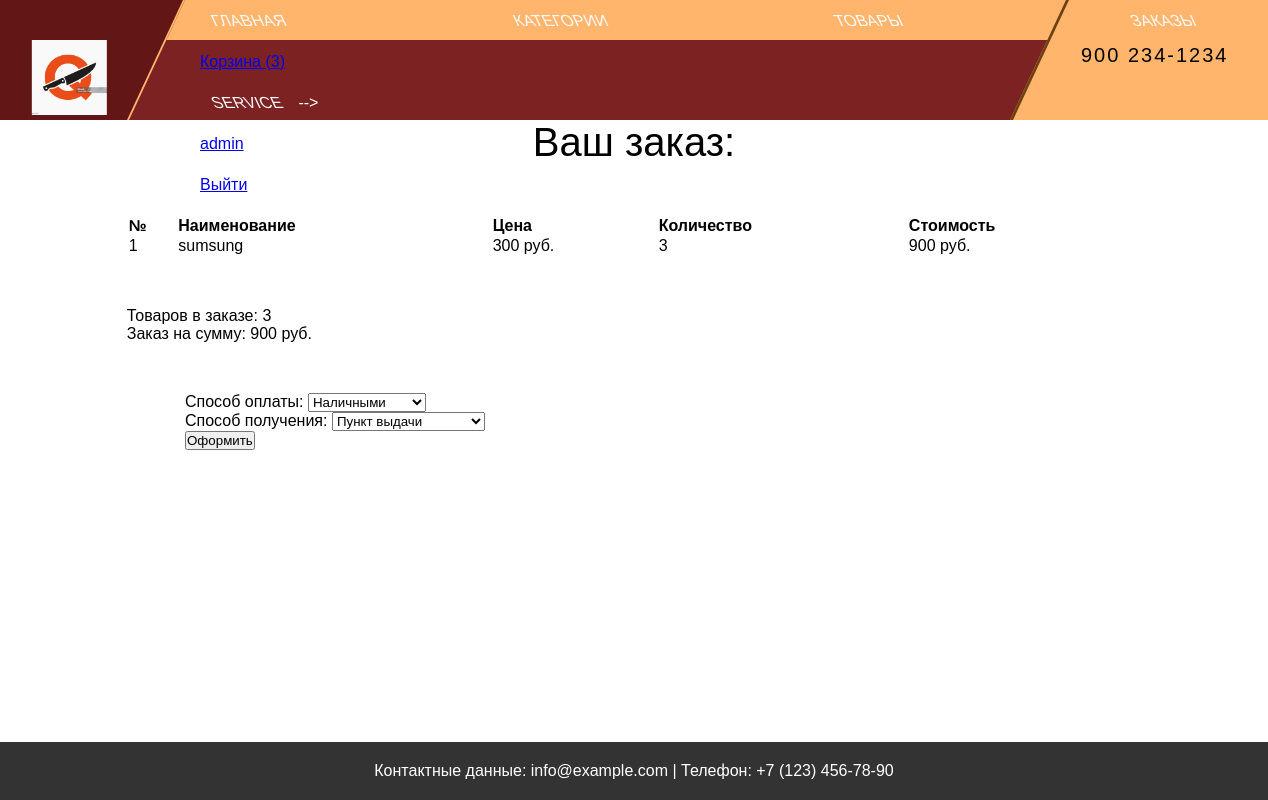
Screenshot of /orders/new/ (signed in) with the database file from the repository.
### users/models.py (models this page shows)
class CustomUser(AbstractUser):
    phone = models.CharField(max_length=20, verbose_name="Телефон")
    city = models.CharField(max_length=100, verbose_name="Город")
    image = models.ImageField(upload_to="users/", null=True, verbose_name='Изображение')

### shop/models.py (models this page shows, shortened)
class Product(models.Model):
    category = models.ForeignKey(Category,
                                 related_name='products',
                                 on_delete=models.CASCADE)
    name = models.CharField(max_length=200,
                            verbose_name='Название')
    description = models.TextField(blank=True)
    slug = models.SlugField(max_length=200)
    image = models.ImageField(upload_to='products/%Y/%m/%d',
                              blank=True)
    price = models.DecimalField(max_digits=10,
                                decimal_places=2)
    available = models.BooleanField(default=True)
    created = models.DateTimeField(auto_now_add=True)
    updated = models.DateTimeField(auto_now=True)
    class Meta:
        ordering = ['name']
        indexes = [
            models.Index(fields=['id', 'slug']),
            models.Index(fields=['name']),
            models.Index(fields=['-created']),
        ]
        verbose_name = 'Товар'
        verbose_name_plural = 'Товары'

### orders/models.py (models this page shows, shortened)
class Order(models.Model):
    number = models.CharField(primary_key=True, unique=True, max_length=256, editable=False)
    user = models.ForeignKey(User, on_delete=models.CASCADE, editable=False, null=True)
    cart = models.OneToOneField(CartUser, on_delete=models.SET_NULL, editable=False, null=True)
    status = models.CharField(max_length=50, default='в обработке', editable=False)
    payment = models.CharField(max_length=50, default='картой', choices=PAYMENT_CHOISES)
    delivery = models.CharField(max_length=50, default='самовывоз из магазина', choices=DELIVERY_CHOISES)
    address = models.TextField(null=True)
    created_at = models.DateTimeField(auto_now_add=True, editable=False)
    name = models.CharField(max_length=50, null=True)
    last_name = models.CharField(max_length=50, null=True)
    email = models.EmailField(null=True)
    phone = models.CharField(max_length=20, null=True)

### orders/views.py (the view, shortened to what this page needs)
# urls.py: path('new/', new_order, name='new_order'),
def new_order(request):
    cart = ProductCartUser(request)
    if request.method == "GET":
        order_form = OrderForm()
        return render(request, template_name='orders/order_add.html', context={"form": order_form, "cart": cart})

### orders/forms.py
class QuickOrderForm(forms.Form):
    name = forms.CharField(max_length=50, label="Имя")
    last_name = forms.CharField(max_length=50, label="Фамилия")
    email = forms.EmailField(label="Эл.почта")
    phone = forms.CharField(max_length=20, label="Телефон")
    payment = forms.ChoiceField(choices=PAYMENT_CHOISES, label="Способ оплаты")
    delivery = forms.ChoiceField(choices=DELIVERY_CHOISES, label="Способ получения")

class OrderForm(forms.ModelForm):
    payment = forms.ChoiceField(choices=PAYMENT_CHOISES, label="Способ оплаты")
    delivery = forms.ChoiceField(choices=DELIVERY_CHOISES, label="Способ получения")
    class Meta:
        model = Order
        exclude = ('name', 'last_name', 'email', 'phone', 'address')

### cart/context_processors.py (called while the page is built)
def cart(request):
    if request.user.id:
        return {'cart': ProductCartUser(request)}
    return {'cart': Cart(request)}

### cart/views.py (called while the page is built)
    def __iter__(self):
        product_ids = self.cart.keys()
        products = Product.objects.filter(id__in=product_ids)
        cart = self.cart.copy()
        for product in products:
            cart[str(product.id)]['product'] = product
        for item in cart.values():
            item['price'] = Decimal(item['price'])
            item['total_price'] = item['price'] * item['quantity']
            yield item

    def get_total_price(self):
        return sum(Decimal(item['price']) * item['quantity'] for item in self.cart.values())

    def __len__(self):
        return sum(item['quantity'] for item in self.cart.values())

### orders/context_processors.py (called while the page is built)
def quick_order_form(request):
    return {'quick_order_form': QuickOrderForm()}

### orders/templates/orders/order_add.html (shortened to what this page needs)
{% extends 'base.html' %}
{% load static %}
{% block content %}
<div style="text-align: center;margin-bottom: 50px;font-size:40px">
Ваш заказ:
</div>
<table class="cart-table" style="width:80%; text-align:justify; margin:0 auto;">
    <thead>
    <tr>
        <th>№</th>
        <th>Наименование</th>
        <th>Цена</th>
        <th>Количество</th>
        <th>Стоимость</th>
    </tr>
    </thead>
    {% for item in cart %}
            {% with product=item.product %}
            <tr>
                <td>
                    {{ forloop.counter }}
                </td>
                <td>
                    {{ product.name }}
                </td>
                <td>
                    <span id="productPrice">{{ product.price|floatformat:0 }}</span> руб.
                </td>
                <td>
                    {{ item.quantity }}
                </td>
                <td>
                    <span id="itemPrice">{{ item.total_price|floatformat:0 }}</span>  руб.
                </td>
            </tr>
    {% endwith %}
    {% endfor %}
</table>
<div style="width:80%; text-align:justify; margin:0 auto; padding-top:50px">
    <div>Товаров в заказе: <span id="cartLength">{{ cart|length }}</span></div>
    <div>Заказ на сумму: <span id="totalPriceCart">{{ cart.get_total_price|floatformat:0 }}</span>  руб.</div>
</div>
<div style="margin-left: 185px;margin-top: 50px;">
    <form action="{% url 'new_order' %}" method="post">
        {{form.as_p}}
        <button type="submit">Оформить</button>
    </form>
</div>
{% endblock content %}

### templates/base.html (shortened to what this page needs)
{% load static %}
<!DOCTYPE html>
<html lang="ru">
<head>
    <link rel="stylesheet" href="{% static 'css/styles.css' %}">
</head>
<body>
<header>
    <div role="navigation">
      <div class="">
        <div class="brand-logo">
          <a href=""><img src="/static/img/knife2.jpeg" /></a>
        </div>
        <div class="brand-phone">
          <a href="#">900 234-1234</a>
        </div>
        <div class="text-center">
          <nav class="top-bar-wrap">
            <ul class="top-bar">
              <li class="nav-item">
                <a href="{% url 'index' %}"" class="nav-link"><span class="inner-link">Главная</span></a>
              </li>
              <li class="nav-item">
                <a href="{% url 'categories' %}" class="nav-link"><span class="inner-link">Категории</span></a>
              </li>
              <li class="nav-item">
                <a href="{% url 'products' %}" class="nav-link"><span class="inner-link">Товары</span></a>
              </li>
              <li class="nav-item">
                <a href="{% url 'orders' %}" class="nav-link"><span class="inner-link">Заказы</span></a>
              </li>
              {% if cart|length != 0 %}
              <li><a href="{% url 'cart_detail' %}">Корзина (<span id="cartLengthHeader">{{cart|length}}</span>)</a></li>
              {% else %}-->
              <li><a href="{% url 'cart_detail' %}">Корзина <span id="cartLengthHeader"></span></a></li>
              {% endif %}
              <li class="nav-item">
                <a href="#" class="nav-link"><span class="inner-link">Service</span></a>
              </li>
              {% if request.user.id %}-->
              <li><a href="{% url 'users:detail' request.user.id %}">{{request.user}}</a></li>
              <li><a href="{% url 'users:logout' %}">Выйти</a></li>
              {% else %}-->
              <li><a href="{% url 'users:login' %}">Войти</a></li>
              <li><a href="{% url 'users:register' %}">Регистрация</a></li>
              {% endif %}
            </ul>
          </nav>
          <nav class="main-nav-wrap">
            <ul class="main-nav">
              <li class="nav-item">
              </li>
              <li class="nav-item">
              </li>
              <li class="nav-item">
              </li>
              <li class="nav-item">
              </li>
            </ul>
          </nav>
        </div>
      </div>
    </div>
</header>
    {% block content %}
    {% endblock content%}
    <footer class="footer__new">
        <p>Контактные данные: info@example.com | Телефон: +7 (123) 456-78-90</p>
    </footer>
</body>
</html>

### static/css/styles.css (style rules this page uses)
* { box-sizing: border-box; margin: 0; padding: 0; }
body { font-family: Arial, sans-serif; }
header { background-color: #e53d3d; color: white; }
footer { text-align: center; padding: 20px; background-color: #333; color: white; position: relative; bottom: 0; width: 100%; }
.footer__new { position: absolute; bottom: 0; left: 0; }
.top-bar .nav-item { display: inline-block; }
nav { padding: 0px; }
nav.top-bar-wrap { background: #ffb66c; }
.top-bar-wrap { height: 40px; line-height: 40px; }
.main-nav-wrap { height: 80px; line-height: 80px; }
nav.main-nav-wrap { background: #7c2222; font-size: 1.25rem }
nav.top-bar-wrap ul, nav.main-nav-wrap ul { margin-bottom: 0px; margin-top: 0px }
a.nav-link { border-left: 12px solid transparent; border-right: 12px solid transparent; color: #f9f9f9; text-transform: uppercase; font-family: ' Rubik' , sans-serif; transform: skew(-25deg); transition: all 400ms ease-out }
a .inner-link { display: inline-block; transform: skew(25deg) }
.nav-link { padding: 0px; }
.top-bar-wrap a { padding-left: 200px; height: 100px; line-height: 41px; }
.brand-logo img { height: 75px; transform: skew(25deg) }
.brand-phone a { display: block; font-size: 1.25em; text-decoration: none; color: #000000; letter-spacing: 2px; height: 40px; line-height: 1.5em; transform: skew(25deg) }
.brand-phone, .brand-logo { padding: 40px; position: absolute; top: 0; height: 120px; transform: skewX(-25deg); }
.brand-logo { left: -30px; padding-left: 70px; background: #621616; border-right: 2px solid #ffb66c; }
.brand-phone { right: 0; right: -30px; padding-right: 70px; background: #ffb66c; border-left: 3px solid #6c4013; }

### rows the page displays
CustomUser: user "admin"
Product: product.name "sumsung", product.price "300", quantity "3", total_price "900"

### other values shown
{{ cart|length }} "3"
{{ cart.get_total_price|floatformat:0 }} "900"
